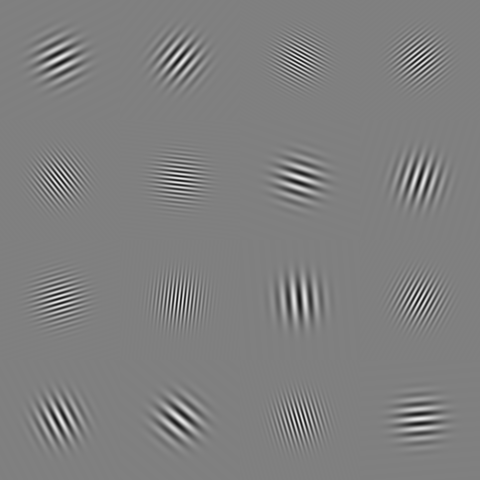
%> input picture digital-labs/gabor_16.png, 480 x 480 px
$ octave generate_gabor_grid_spectrum_filtered.m   (GNU Octave 9; MATLAB toolbox functions it lacks are replaced by stand-ins)
%> lines starting %> are read from the running program, lines starting %| are printed output that depends on the picture
% generate_gabor_grid_spectrum_filtered.m
%
% Shows the Gabor grid's magnitude spectrum before and after the same
% Butterworth low-pass / high-pass masks used in
% verify_gabor_grid_filtering.m, with the cutoff D0 drawn as a dashed
% circle. This is the frequency-space picture that explains WHY the
% image-space filtering works: the low-pass mask keeps only the inner
% cluster (the 4-9 cyc/image patches) and zeroes the outer ring, and
% the high-pass mask does the opposite.

clear; close all;

load('gabor_grid_16_truth.mat', 'lowFreqRange', 'highFreqRange');
img = im2double(imread('gabor_16.png'));
%> img: size 480x480 double; min 0.0784, max 0.918, mean 0.5
N = size(img, 1);
%> N = 480

D0 = mean([lowFreqRange(2), highFreqRange(1)]);
order = 4;

[xx, yy] = meshgrid(0:N-1, 0:N-1);
cx = N/2; cy = N/2;
%> after `cx = N/2`: cx = 240
%> after `cy = N/2`: cy = 240
D = hypot(xx-cx, yy-cy);
lowPassMask  = 1 ./ (1 + (D/D0).^(2*order));
highPassMask = 1 - lowPassMask;

F = fftshift(fft2(img));
amplitude       = abs(F);
amplitudeLow    = abs(F .* lowPassMask);
amplitudeHigh   = abs(F .* highPassMask);
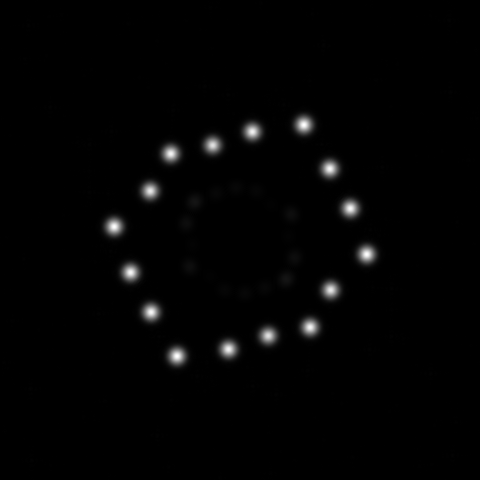
%> amplitudeHigh: size 480x480 double; min 0, max 261, mean 3.6; drawn with min black and max white

gamma = 2;
toDisplay = @(A) (log(1+A) / log(1+max(amplitude(:)))) .^ gamma;

% Circle for the D0 cutoff, in the same (pixel-offset-from-centre) units
% as the spectrum axes.
theta = linspace(0, 2*pi, 200);
circX = cx + D0*cos(theta);
circY = cy + D0*sin(theta);

figure('Color', 'w', 'Position', [100 100 1400 420]);
tiledlayout(1, 3);

panels = {toDisplay(amplitude), toDisplay(amplitudeLow), toDisplay(amplitudeHigh)};
%> panels = 3 items
titles = {'Original spectrum', sprintf('Low-pass mask, D_0=%.0f', D0), ...
          sprintf('High-pass mask, D_0=%.0f', D0)};

% All the energy sits within highFreqRange(2) of DC -- zoom the display
% to that region (with a margin) instead of showing the mostly-empty
% full 320x320 spectrum, where the blobs would only be a few pixels wide.
zoomR = highFreqRange(2) * 1.4;

for k = 1:3
%> this loop made 3 passes; what is shown inside it comes from the first
    nexttile();
    imagesc(panels{k});
    colormap(gca, gray); clim([0 1]); axis image;
    set(gca, 'YDir', 'normal');
    xlim([cx-zoomR, cx+zoomR]);
    ylim([cy-zoomR, cy+zoomR]);
    hold on;
    plot(circX, circY, 'r--', 'LineWidth', 1.2);
    hold off;
    title(titles{k});
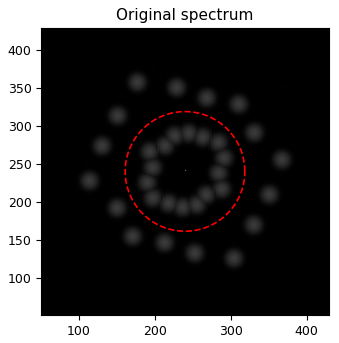
%> figure redrawn from the program's plot data
    fontsize(14, 'points');
end
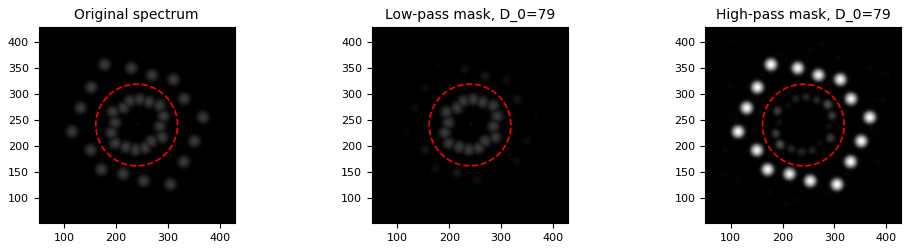
%> figure redrawn from the program's plot data, 3 panels

exportgraphics(gcf, 'gabor_grid_16_spectrum_filtered.png', 'Resolution', 300);
fprintf('Saved gabor_grid_16_spectrum_filtered.png\n');
